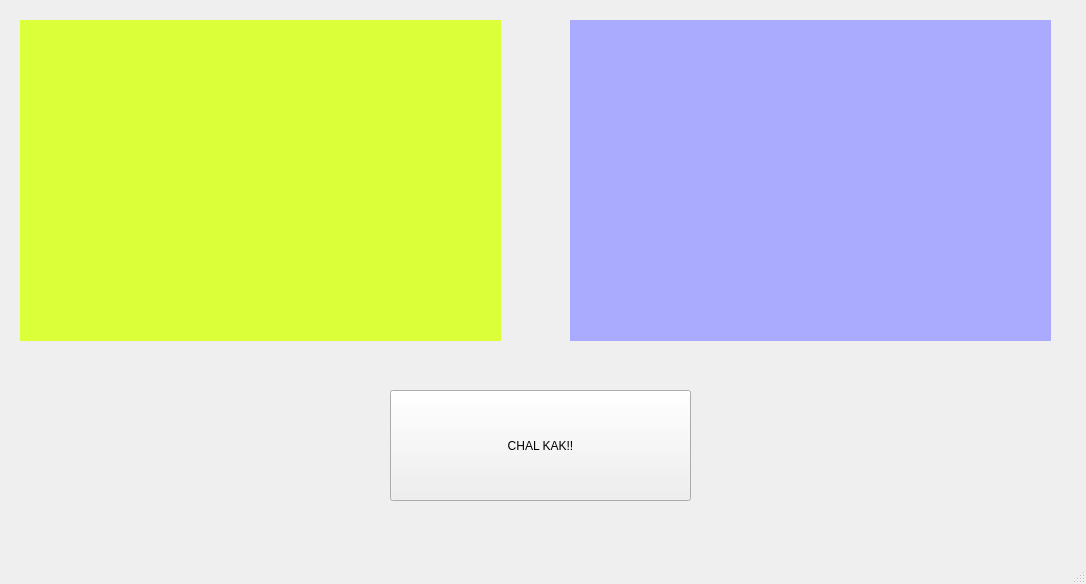
<?xml version="1.0" encoding="UTF-8"?>
<ui version="4.0">
 <class>MainWindow</class>
 <widget class="QMainWindow" name="MainWindow">
  <property name="geometry">
   <rect>
    <x>0</x>
    <y>0</y>
    <width>1086</width>
    <height>584</height>
   </rect>
  </property>
  <property name="windowTitle">
   <string>MainWindow</string>
  </property>
  <widget class="QWidget" name="centralwidget">
   <widget class="QLabel" name="label">
    <property name="geometry">
     <rect>
      <x>20</x>
      <y>20</y>
      <width>481</width>
      <height>321</height>
     </rect>
    </property>
    <property name="styleSheet">
     <string notr="true">background-color: rgb(219, 255, 57);</string>
    </property>
    <property name="text">
     <string/>
    </property>
   </widget>
   <widget class="QLabel" name="label_2">
    <property name="geometry">
     <rect>
      <x>570</x>
      <y>20</y>
      <width>481</width>
      <height>321</height>
     </rect>
    </property>
    <property name="styleSheet">
     <string notr="true">background-color: rgb(170, 170, 255);</string>
    </property>
    <property name="text">
     <string/>
    </property>
   </widget>
   <widget class="QPushButton" name="Btn">
    <property name="geometry">
     <rect>
      <x>390</x>
      <y>390</y>
      <width>301</width>
      <height>111</height>
     </rect>
    </property>
    <property name="text">
     <string>CHAL KAK!!</string>
    </property>
   </widget>
  </widget>
  <widget class="QMenuBar" name="menubar">
   <property name="geometry">
    <rect>
     <x>0</x>
     <y>0</y>
     <width>1086</width>
     <height>28</height>
    </rect>
   </property>
  </widget>
  <widget class="QStatusBar" name="statusbar"/>
 </widget>
 <resources/>
 <connections>
  <connection>
   <sender>Btn</sender>
   <signal>clicked()</signal>
   <receiver>MainWindow</receiver>
   <slot>getPicture()</slot>
   <hints>
    <hint type="sourcelabel">
     <x>644</x>
     <y>460</y>
    </hint>
    <hint type="destinationlabel">
     <x>734</x>
     <y>476</y>
    </hint>
   </hints>
  </connection>
 </connections>
 <slots>
  <slot>getPicture()</slot>
 </slots>
</ui>
